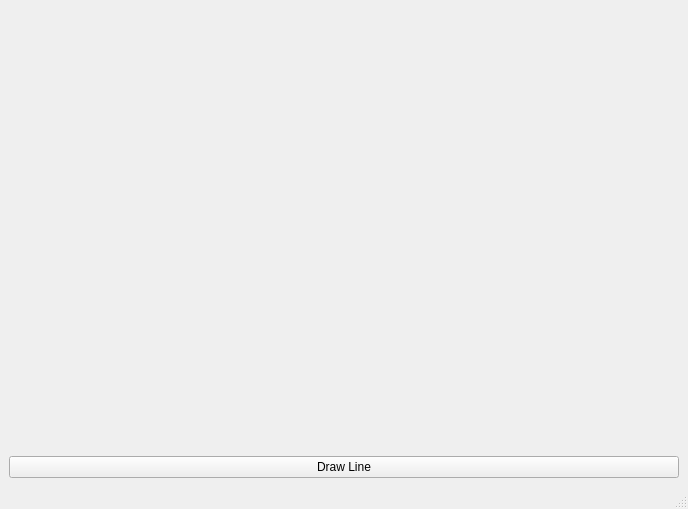
<?xml version="1.0" encoding="UTF-8"?>
<ui version="4.0">
 <class>MainWindow</class>
 <widget class="QMainWindow" name="MainWindow">
  <property name="geometry">
   <rect>
    <x>0</x>
    <y>0</y>
    <width>688</width>
    <height>509</height>
   </rect>
  </property>
  <property name="windowTitle">
   <string>MainWindow</string>
  </property>
  <widget class="QWidget" name="centralwidget">
   <layout class="QVBoxLayout" name="verticalLayout">
    <item>
     <widget class="QWidget" name="widget" native="true"/>
    </item>
    <item>
     <widget class="QPushButton" name="pushButton">
      <property name="text">
       <string>Draw Line</string>
      </property>
     </widget>
    </item>
   </layout>
  </widget>
  <widget class="QMenuBar" name="menubar">
   <property name="geometry">
    <rect>
     <x>0</x>
     <y>0</y>
     <width>688</width>
     <height>22</height>
    </rect>
   </property>
  </widget>
  <widget class="QStatusBar" name="statusbar"/>
 </widget>
 <resources/>
 <connections/>
</ui>
